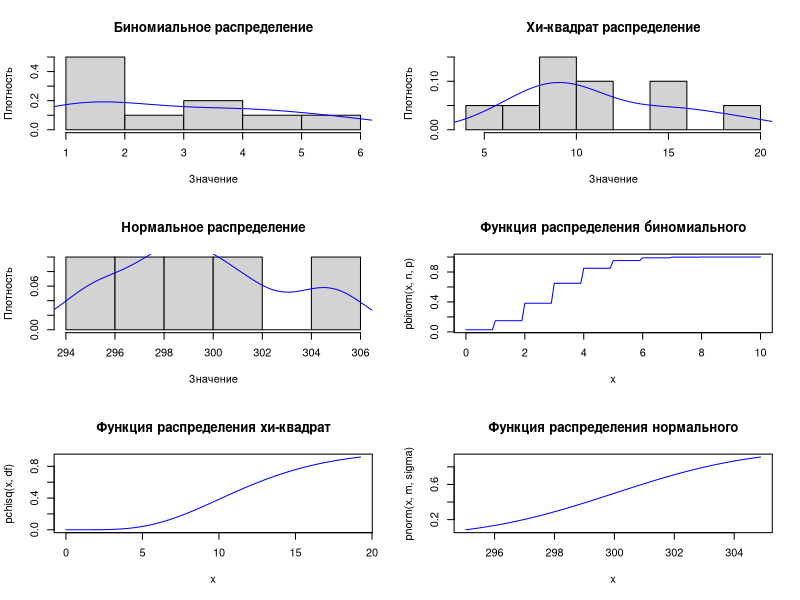

This chart was generated by the following R code:
#Задание 1
# Установим порядковый номер и общее количество студентов
k <- 3
n <- 10

# Биномиальное распределение
p <- k/n
binom_dist <- rbinom(n, n, p)

# Хи-квадрат распределение
df <- (n-1) + k
chi_sq_dist <- rchisq(n, df)

# Нормальное распределение
m <- k*100
sigma <- sqrt(n + k)
norm_dist <- rnorm(n, m, sigma)

# Посчитаем математическое ожидание, дисперсию, стандартное отклонение, моду, медиану для каждого распределения
mean_binom <- mean(binom_dist)
var_binom <- var(binom_dist)
sd_binom <- sd(binom_dist)
mode_binom <- as.numeric(names(sort(table(binom_dist), decreasing=TRUE)[1]))
median_binom <- median(binom_dist)

mean_chi_sq <- mean(chi_sq_dist)
var_chi_sq <- var(chi_sq_dist)
sd_chi_sq <- sd(chi_sq_dist)
mode_chi_sq <- as.numeric(names(sort(table(chi_sq_dist), decreasing=TRUE)[1]))
median_chi_sq <- median(chi_sq_dist)

mean_norm <- mean(norm_dist)
var_norm <- var(norm_dist)
sd_norm <- sd(norm_dist)
mode_norm <- as.numeric(names(sort(table(norm_dist), decreasing=TRUE)[1]))
median_norm <- median(norm_dist)

# Нарисуем графики функций плотности распределения и функции распределения для каждого распределения
par(mfrow=c(3,2))
hist(binom_dist, prob=TRUE, main="Биномиальное распределение", xlab="Значение", ylab="Плотность")
lines(density(binom_dist), col="blue")

hist(chi_sq_dist, prob=TRUE, main="Хи-квадрат распределение", xlab="Значение", ylab="Плотность")
lines(density(chi_sq_dist), col="blue")

hist(norm_dist, prob=TRUE, main="Нормальное распределение", xlab="Значение", ylab="Плотность")
lines(density(norm_dist), col="blue")

curve(pbinom(x, n, p), from=0, to=n, col="blue", main="Функция распределения биномиального")
curve(pchisq(x, df), from=0, to=max(chi_sq_dist), col="blue", main="Функция распределения хи-квадрат")
curve(pnorm(x, m, sigma), from=min(norm_dist), to=max(norm_dist), col="blue", main="Функция распределения нормального")

#Задание 2
# Задача 1

# а) Найти вероятность того, что ровно два автомобиля из ремонтирующихся – фирменной расцветки
n_cars <- 60
n_firm_cars <- 35
n_repair <- 5

p_two_firm_cars <- choose(n_firm_cars, 2) * choose(n_cars - n_firm_cars, n_repair - 2) / choose(n_cars, n_repair)
p_two_firm_cars

# б) Найти вероятность того, что сейчас ремонтируется хотя бы один из автомобилей фирменной расцветки
p_at_least_one_firm_car <- 1 - choose(n_cars - n_firm_cars, n_repair) / choose(n_cars, n_repair)
p_at_least_one_firm_car

# Задача 2

# а) Найти вероятность того, что среди 390 человек есть хотя бы один с нужной датой ДР
n_students <- 390
p_at_least_one_birthday <- 1 - (364/365) ^ n_students
p_at_least_one_birthday

# б) Найти количество человек, чтобы вероятность была больше 0.5
n_needed <- log(1 - 0.5) / log(364/365)
ceiling(n_needed)

#Задание 3
# Вероятность получения каждой из комбинаций

# а) пара
p_pair <- (13 * choose(4, 2) * choose(12, 3) * (4^3)) / choose(52, 5)
p_pair

# б) две пары
p_two_pairs <- (choose(13, 2) * (choose(4, 2)^2) * choose(11, 1) * (4^2)) / choose(52, 5)
p_two_pairs

# в) тройка
p_three_of_a_kind <- (13 * choose(4, 3) * choose(12, 2) * (4^2)) / choose(52, 5)
p_three_of_a_kind

# г) стрит
p_straight <- (10 * (4^5)) / choose(52, 5)
p_straight

# д) флэш
p_flush <- (choose(13, 5) * (4^5)) / choose(52, 5)
p_flush

# е) три+два
p_full_house <- (13 * choose(4, 3) * 12 * choose(4, 2)) / choose(52, 5)
p_full_house

# ж) каре
p_four_of_a_kind <- (13 * choose(4, 4) * 48) / choose(52, 5)
p_four_of_a_kind

# з) стрит-флэш
p_straight_flush <- (10 * 4) / choose(52, 5)
p_straight_flush

# и) ройал-флэш
p_royal_flush <- (4/choose(52, 5))
p_royal_flush

# Вероятность того, что не выпадет ни одна из комбинаций
p_no_combination <- 1 - (p_pair + p_two_pairs + p_three_of_a_kind + p_straight + p_flush + p_full_house + p_four_of_a_kind + p_straight_flush + p_royal_flush)
p_no_combination
